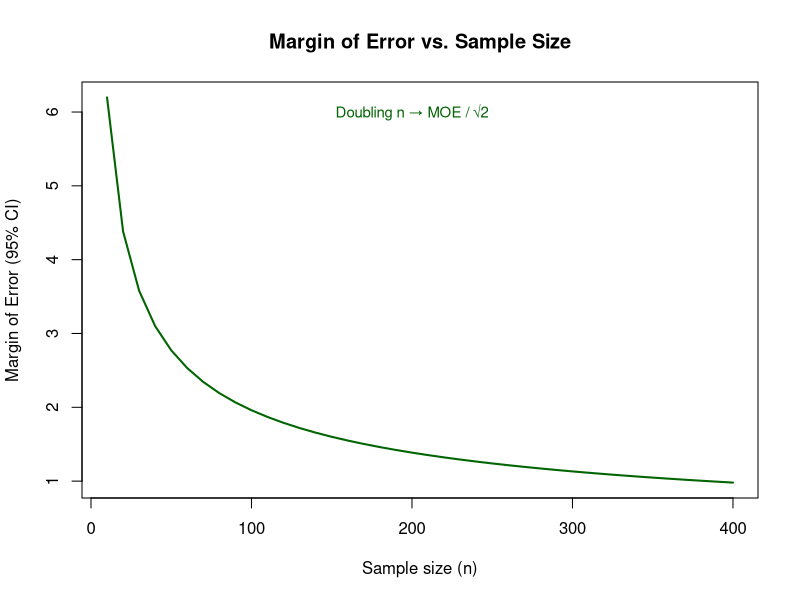
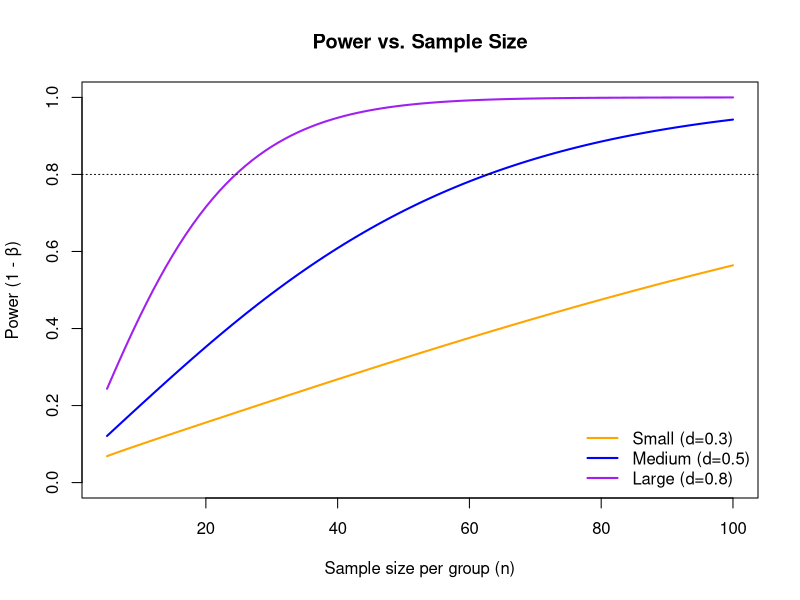

Generate these figures, in order, with R:
# =====================================================
# Margin of Error and Statistical Power: simple sketches
# =====================================================
# Concepts:
# - The *margin of error* (MOE) tells us how precisely we can estimate a mean.
#   It shrinks as sample size (n) increases.
#   Formula: MOE = Z * σ / √n   (for 95% confidence, Z ≈ 1.96)
#
# - Statistical *power* is the probability of detecting a true effect
#   (i.e., correctly rejecting H₀ when H₁ is true).
#   It increases with larger effect sizes (d) and larger sample sizes (n).
# =====================================================

# -----------------------------------------------------
# 1. Margin of error (MOE) vs sample size
# -----------------------------------------------------
sigma <- 10                            # standard deviation of measurements
n_seq <- seq(10, 400, by = 10)         # sample sizes from 10 to 400
MOE <- 1.96 * sigma / sqrt(n_seq)      # 95% margin of error formula

# Plot how MOE decreases as n increases
plot(n_seq, MOE,
     type = "l",                       # line plot
     lwd = 2,                          # line width
     col = "darkgreen",
     main = "Margin of Error vs. Sample Size",
     xlab = "Sample size (n)",
     ylab = "Margin of Error (95% CI)")

# Add teaching notes directly on the plot
text(200, 6, "Doubling n → MOE / √2", col = "darkgreen", cex = 0.9)

# -----------------------------------------------------
# 2. Power vs sample size (for different effect sizes)
# -----------------------------------------------------
# Define a small helper function to approximate power
# for a two-sample test with equal group sizes.
# d = Cohen’s d (standardized effect size)
# α = 0.05 (two-sided test)

power_two <- function(n, d, alpha = 0.05) {
  se <- sqrt(2 / n)                   # standard error for two groups (SD = 1)
  z_crit <- qnorm(1 - alpha / 2)      # critical z-value for α = 0.05
  z_effect <- abs(d) / se             # signal-to-noise ratio (effect / SE)
  power <- pnorm(z_effect - z_crit)   # probability of detecting true effect
  return(power)
}

# Create a grid of sample sizes
n_grid <- 5:100

# Plot power curves for small (d = 0.3), medium (d = 0.5), and large (d = 0.8) effects
plot(n_grid, sapply(n_grid, power_two, d = 0.3),
     type = "l", lwd = 2, col = "orange",
     ylim = c(0, 1),
     xlab = "Sample size per group (n)",
     ylab = "Power (1 - β)",
     main = "Power vs. Sample Size")

# Add more lines for other effect sizes
lines(n_grid, sapply(n_grid, power_two, d = 0.5), col = "blue", lwd = 2)
lines(n_grid, sapply(n_grid, power_two, d = 0.8), col = "purple", lwd = 2)

# Add a dashed reference line at 80% power
abline(h = 0.8, lty = 3)

# Add a legend for clarity
legend("bottomright",
       legend = c("Small (d=0.3)", "Medium (d=0.5)", "Large (d=0.8)"),
       col = c("orange", "blue", "purple"),
       lwd = 2, bty = "n")

# -----------------------------------------------------
# 3. Teaching takeaway
# -----------------------------------------------------
# - The green plot shows that estimation precision improves with n:
#     → Doubling n shrinks the MOE by √2.
# - The power plot shows that:
#     → Larger samples make it easier to detect real effects.
#     → Big effects (d=0.8) need fewer participants.
#     → Small effects (d=0.3) require much larger samples.
# - Common goal: 80% power (dashed line).
# =====================================================
